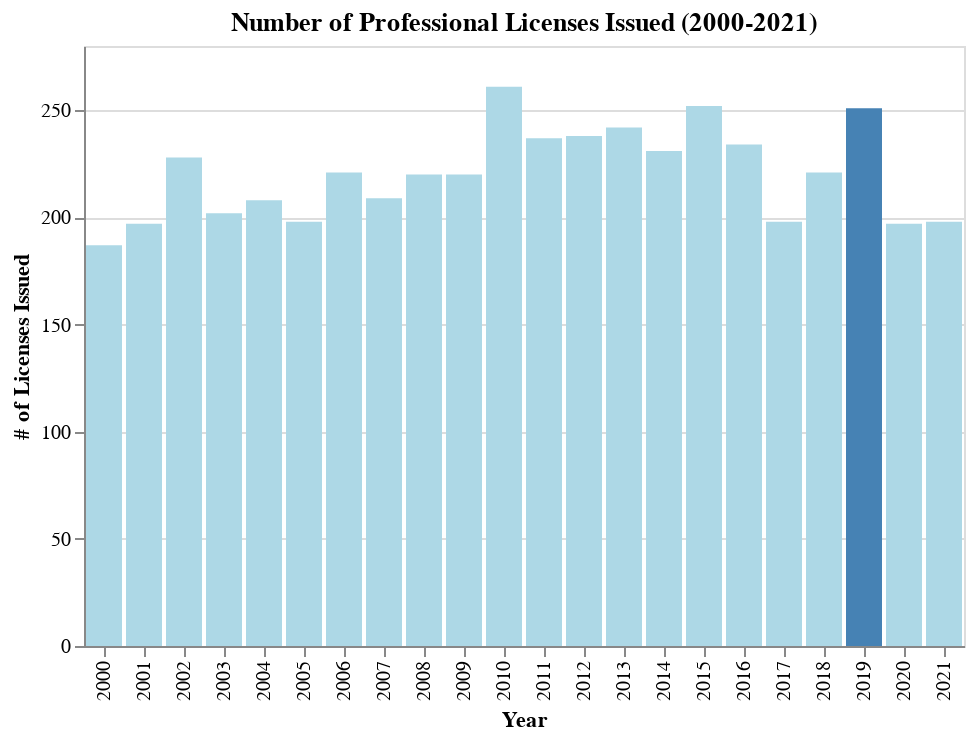

Source (notebook cell):
### Code cell
chart1 = alt.Chart(licenses_by_year).mark_bar().encode(
    x=alt.X('Issue Year:O', title='Year'),
    y=alt.Y('Number of Licenses:Q', title='# of Licenses Issued'),
    color=alt.condition(year_sel, alt.value('steelblue'), alt.value('lightblue')),
    tooltip=['Issue Year:O', 'Number of Licenses:Q']).add_params(year_sel).properties(title='Number of Professional Licenses Issued (2000-2021)')
chart1.display()

### Figure 1 — Vega-Lite specification as saved in the notebook (floating-point values rounded to 4 significant figures)
{"config": {"view": {"continuousWidth": 300, "continuousHeight": 300}}, "data": {"name": "data-71b340e88de8bf57810d675208d2cc35"}, "mark": {"type": "bar"}, "encoding": {"color": {"condition": {"param": "selYear", "value": "steelblue"}, "value": "lightblue"}, "tooltip": [{"field": "Issue Year", "type": "ordinal"}, {"field": "Number of Licenses", "type": "quantitative"}], "x": {"field": "Issue Year", "title": "Year", "type": "ordinal"}, "y": {"field": "Number of Licenses", "title": "# of Licenses Issued", "type": "quantitative"}}, "params": [{"name": "selYear", "select": {"type": "point", "fields": ["Issue Year"], "nearest": true, "on": "click"}, "value": 2019}], "title": "Number of Professional Licenses Issued (2000-2021)", "$schema": "https://vega.github.io/schema/vega-lite/v6.1.0.json", "datasets": {"data-71b340e88de8bf57810d675208d2cc35": [{"Issue Year": 2000, "Number of Licenses": 187}, {"Issue Year": 2001, "Number of Licenses": 197}, {"Issue Year": 2002, "Number of Licenses": 228}, {"Issue Year": 2003, "Number of Licenses": 202}, {"Issue Year": 2004, "Number of Licenses": 208}, {"Issue Year": 2005, "Number of Licenses": 198}, {"Issue Year": 2006, "Number of Licenses": 221}, {"Issue Year": 2007, "Number of Licenses": 209}, {"Issue Year": 2008, "Number of Licenses": 220}, {"Issue Year": 2009, "Number of Licenses": 220}, {"Issue Year": 2010, "Number of Licenses": 261}, {"Issue Year": 2011, "Number of Licenses": 237}, {"Issue Year": 2012, "Number of Licenses": 238}, {"Issue Year": 2013, "Number of Licenses": 242}, {"Issue Year": 2014, "Number of Licenses": 231}, {"Issue Year": 2015, "Number of Licenses": 252}, {"Issue Year": 2016, "Number of Licenses": 234}, {"Issue Year": 2017, "Number of Licenses": 198}, {"Issue Year": 2018, "Number of Licenses": 221}, {"Issue Year": 2019, "Number of Licenses": 251}, {"Issue Year": 2020, "Number of Licenses": 197}, {"Issue Year": 2021, "Number of Licenses": 198}]}}
